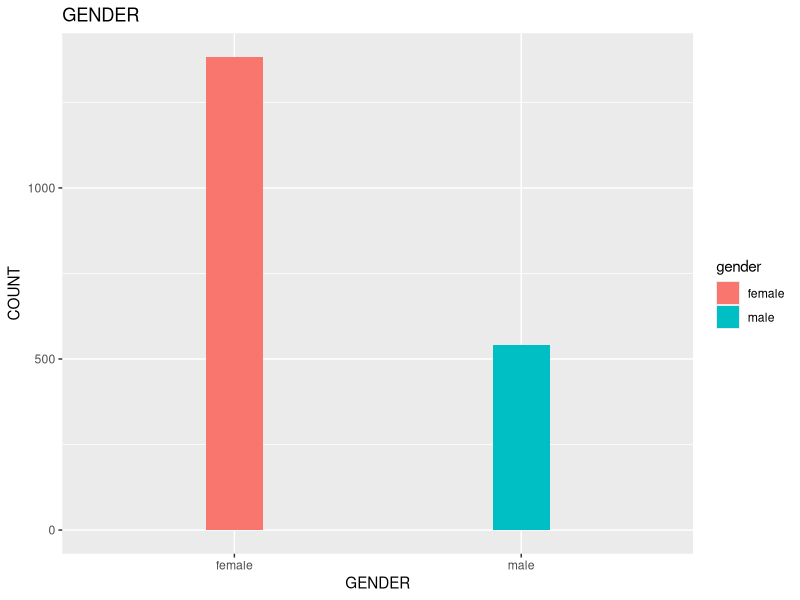
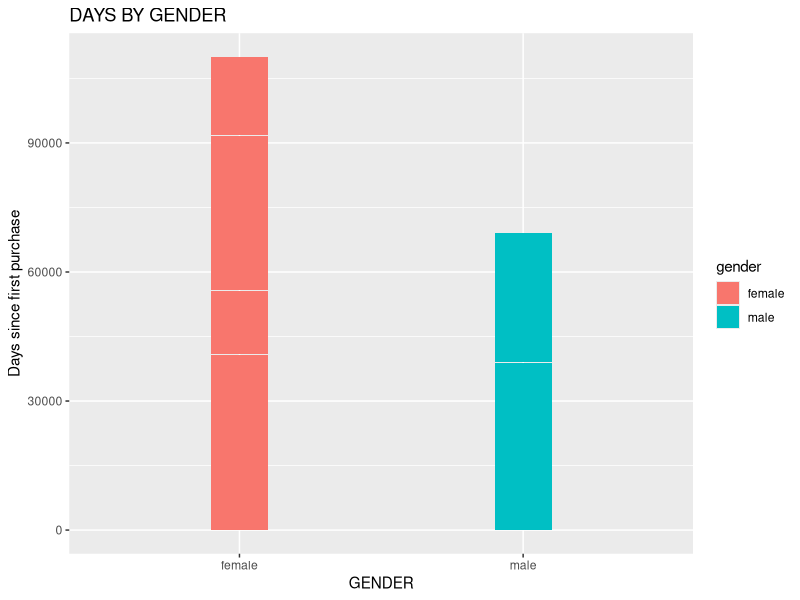
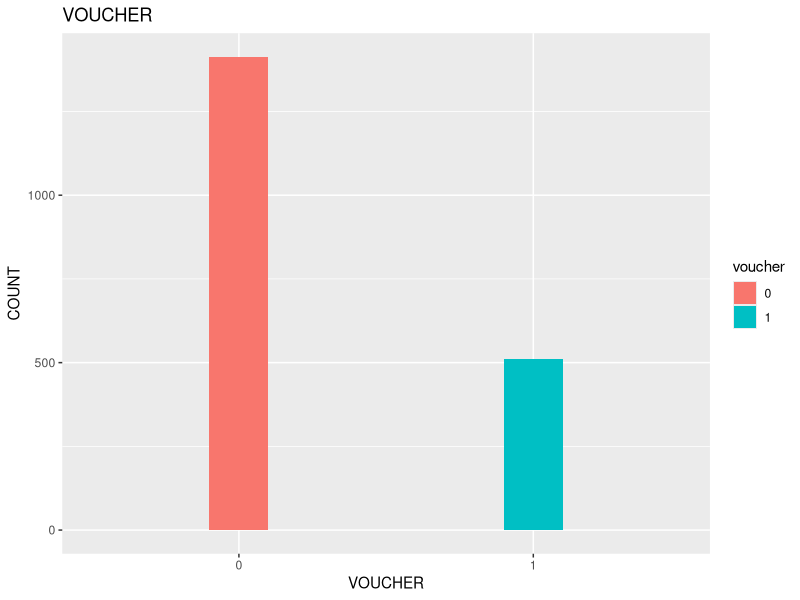
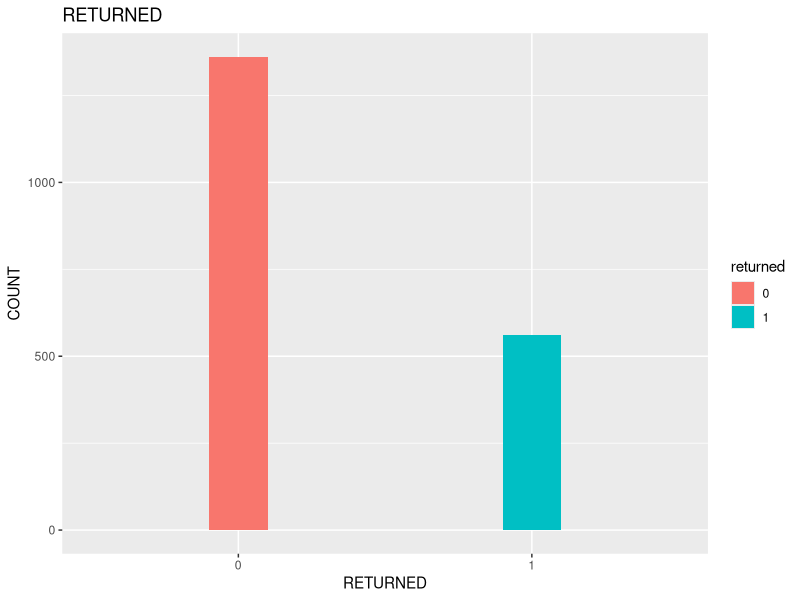
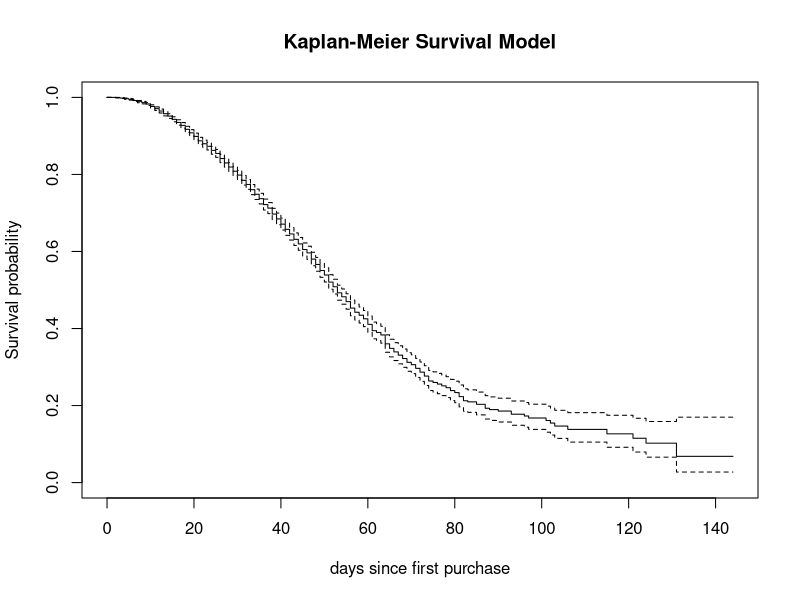

The R source for these figures, in order: (Note: this script raises an error after producing the figures.)
#start! 

library(dplyr)
#install.packages("ggplot2")
library(ggplot2)
library(survival)
library(survminer)

#set wd(path)
setwd("/Users/reign/Downloads") #set yours!

#read data
surv = read.csv("survivalDataExercise (1).csv")

#setting data for event which means churning
surv %>%
  summary()
surv = surv %>% mutate(event = ifelse(boughtAgain==1, 0, 1),
                       gender = as.factor(gender),
                       voucher = as.factor(voucher),
                       returned = as.factor(returned),
                       boughtAgain = as.factor(boughtAgain))

#visuallization (EDA)
surv %>%
  group_by(gender) %>%
  tally(event) %>%
  ggplot(aes(x=gender, y=n, fill = gender)) +
  geom_bar(width = 0.2, stat = 'identity', position = 'stack') +
  ylab("COUNT") +
  xlab("GENDER") +
  ggtitle("GENDER")

surv %>%
  ggplot(aes(x=gender, y=daysSinceFirstPurch, fill = gender)) +
  geom_bar(width = 0.2, stat = 'identity', position = 'stack') +
  ylab("Days since first purchase") +
  xlab("GENDER") +
  ggtitle("DAYS BY GENDER")

surv %>%
  group_by(voucher) %>%
  tally(event) %>%
  ggplot(aes(x=voucher, y=n, fill = voucher)) +
  geom_bar(width = 0.2, stat = 'identity', position = 'stack') +
  ylab("COUNT") +
  xlab("VOUCHER") +
  ggtitle("VOUCHER")

surv %>%
  group_by(returned) %>%
  tally(event) %>%
  ggplot(aes(x=returned, y=n, fill = returned)) +
  geom_bar(width = 0.2, stat = 'identity', position = 'stack') +
  ylab("COUNT") +
  xlab("RETURNED") +
  ggtitle("RETURNED")

#km######## modeling 카플란 마이어에서 비례위험 가정을 확인한다.
survObj = Surv(surv$daysSinceFirstPurch, surv$event)
survObj #이게 콕스모델에서의 종속변수. = target for cox model as well
#check the curve
km.model <- survfit(survObj ~ 1, data = surv, type="kaplan-meier")
summary(km.model)
plot(km.model,
     conf.int = TRUE, 
     xlab = "days since first purchase", 
     ylab = "Survival probability", 
     main = "Kaplan-Meier Survival Model")

ggsurvplot(km.model,
           risk.table = "nrisk_cumcensor", # Add risk table
           ggtheme = theme_bw(), # Change ggplot2 theme
           palette = c("#2E9FDF"),
           title ='Kaplan-Meier Survival Model', 
           legend = 'none')

#surv curve per factor

surv_plots <- list()

surv_plots[[1]] = ggsurvplot(survfit(Surv(daysSinceFirstPurch, event) ~ gender, data = surv), conf.int = TRUE,
                             title = 'Kaplan-Meier for Gender', xlab = 'Time')
ggsurvplot(survfit(Surv(daysSinceFirstPurch, event) ~ gender, data = surv), conf.int = TRUE,
           title = 'Kaplan-Meier for Gender', xlab = 'Time')
surv_plots[[2]] = ggsurvplot(survfit(Surv(daysSinceFirstPurch,event) ~ voucher, data = surv), conf.int = TRUE,
                             title = 'Kaplan-Meier  for voucher', xlab = 'Time')
surv_plots[[3]] = ggsurvplot(survfit(Surv(daysSinceFirstPurch,event) ~ returned, data = surv), conf.int = TRUE,
                             title = 'Kaplan-Meier  for returned', xlab = 'Time')
#surv_plots[[4]] = ggsurvplot(survfit(Surv(tenure, event) ~ Dependents, data = df), conf.int = TRUE, title = 'Kaplan-Meier  for Dependents', xlab = 'Time')

arrange_ggsurvplots(surv_plots, nrow = 2, ncol = 2)

#비례위험 가정에 문제가 있는 것 같다..!!! 주의

#logrank test

survdiff(Surv(daysSinceFirstPurch, event) ~ gender, data = surv)

survdiff(Surv(daysSinceFirstPurch, event) ~ voucher, data = surv)

survdiff(Surv(daysSinceFirstPurch, event) ~ returned, data = surv)

#두 그래프는 세 변수에서 모두 유의미한 차이를 보인다는 것이 검증됐다.

#해석 ~ check the insights




#####cox hazard ratio##########

cx.model = coxph(Surv(daysSinceFirstPurch, event) ~ gender+voucher+returned,data=surv)
summary(cx.model)

# Using ggforest for visualization 
ggforest(cx.model)

#modeling
require("rms")
cph.model <- cph(Surv(daysSinceFirstPurch, event) ~ gender+voucher+returned,data=surv,
                 x = TRUE, y = TRUE, surv = TRUE)
print(cph.model)

summary(cph.model)

exp(cph.model$coefficients)


#비례위험가정 검토 (위험비는 시간에 따라 일정하다. 위험의 비는 고정, 시간에 비례해서 움직일 뿐)

cox.zph(cx.model) #시간과 잔차 간의 독립성 검정

plot(cox.zph(cx.model), var = 1)

plot(cox.zph(cx.model), var = 2)

plot(cox.zph(cx.model), var = 3)


library(KMsurv)

#back to km 

km.model2 <- survfit(survObj ~ gender, data = surv, type="kaplan-meier")
summary(km.model2)

plot(km.model2, mark.time=F, fun='cloglog',lty=2:3,col=c('red','blue'),xlab='time (days)',ylab="loglogSurvival")
legend("bottomright",lty=2:3,legend=c("female","male"),bty="n", text.font=2, lwd=2, col=c('red','blue'))
plot(km.model2,  mark.time=F, fun='cumhaz',lty=2:3,col=c('red','blue'),xlab='time (days)',ylab="Cumulative Hazard")
legend("bottomright",lty=2:3,legend=c("female","male"),bty="n", text.font=2, lwd=2, col=c('red','blue'))




#비례위험가정 균열 발견
#교정이 필요함

#solution1 #교호작용을 통제
cx.model2 = coxph(Surv(daysSinceFirstPurch, event) ~ voucher+returned+gender*daysSinceFirstPurch,data=surv)

cx.model3 = coxph(Surv(daysSinceFirstPurch, event) ~ strata(gender)+voucher+returned,data=surv)

summary(cx.model2)#3
#시간과 남자성별의 유의미한 교호작용 발견
#남자의 시간과의 교호작용은 여자에 비해 위험율이 1%감소한다. 여자가 시간에 더 많은 영향을 받는다.

#solution 2 #층화작업
co1 =  coxph(Surv(daysSinceFirstPurch, event) ~ voucher+returned, data=surv[surv$gender== "female",])
co2 =  coxph(Surv(daysSinceFirstPurch, event) ~ voucher+returned, data=surv[surv$gender== "male",])
summary(co1)
summary(co2)
coef(co1)
coef(co2)
coef(cx.model2)
coef(cx.model3)
